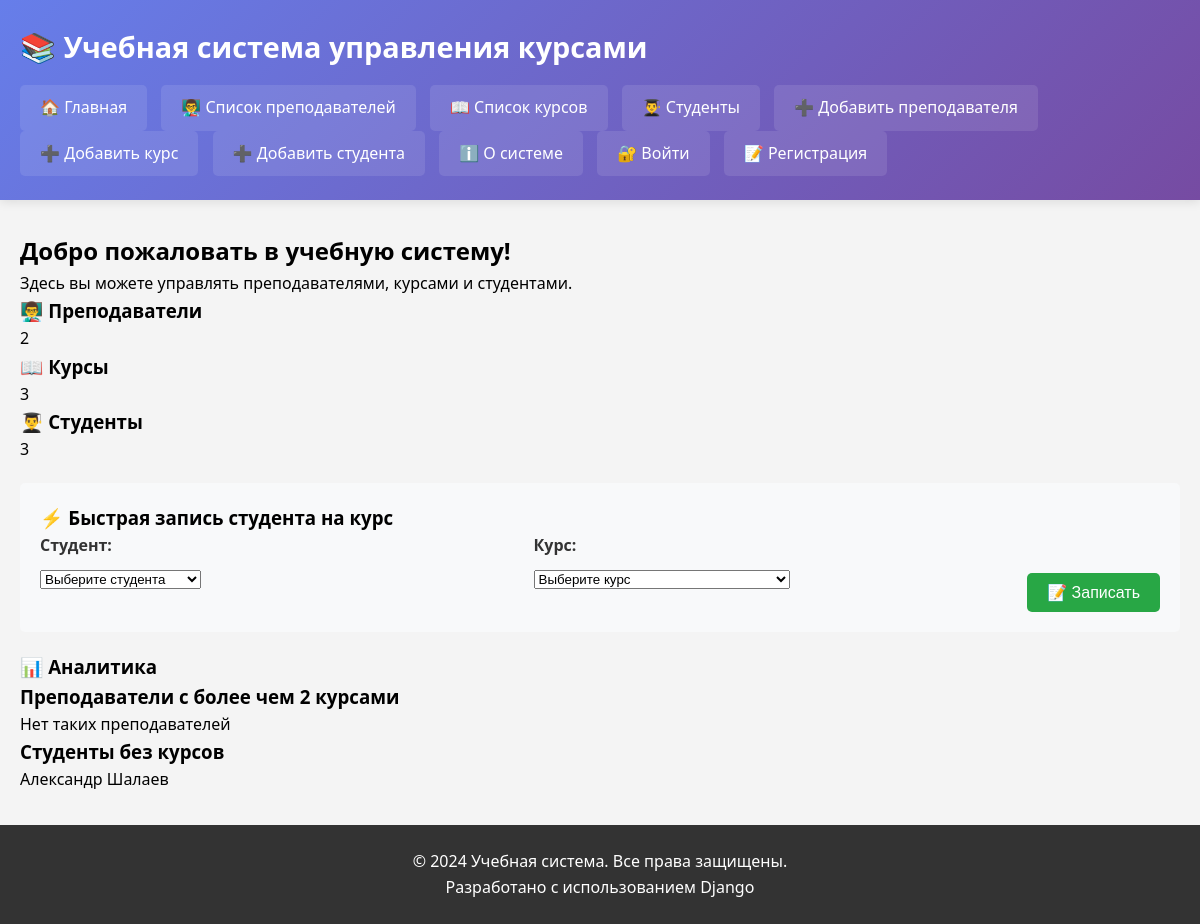
/, run on an earlier commit of the app's database.
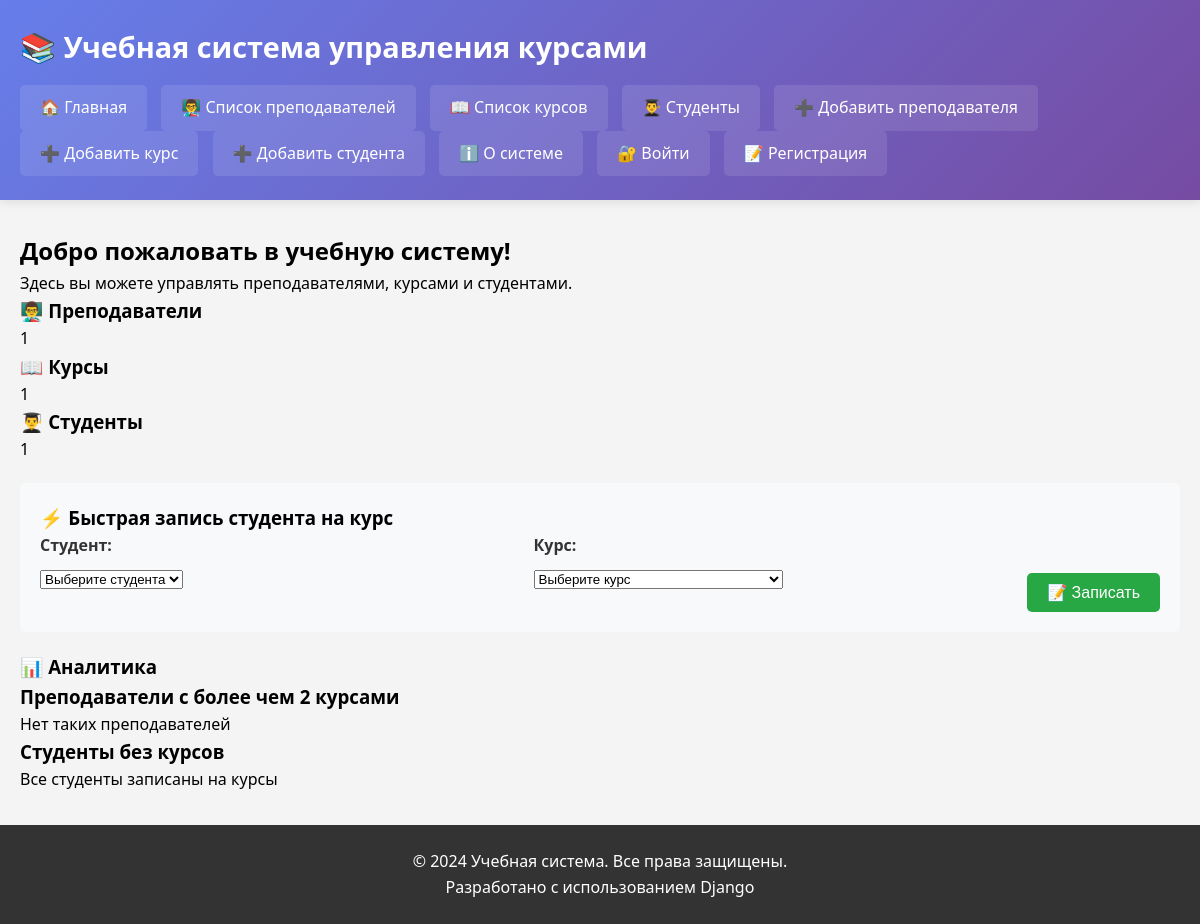
And on a later commit of the database.
### schedule/models.py (models this page shows, shortened)
class Student(models.Model):
    first_name = models.CharField(
        max_length=100,
        verbose_name="Имя"
    )
    last_name = models.CharField(
        max_length=100,
        verbose_name="Фамилия"
    )
    email = models.EmailField(
        unique=True,
        validators=[validate_email_domain],
        verbose_name="Email"
    )
    phone = models.CharField(
        max_length=20,
        blank=True,
        validators=[validate_phone_number],
        verbose_name="Телефон"
    )
    date_of_birth = models.DateField(
        blank=True,
        null=True,
        verbose_name="Дата рождения"
    )
    courses = models.ManyToManyField(
        'Course',
        related_name='students',
        blank=True,
        verbose_name="Курсы"
    )
    login = models.CharField(
        max_length=50,
        unique=True,
        validators=[validate_login],
        verbose_name="Логин"
    )
    password = models.CharField(
        max_length=128,
        validators=[validate_password],
        verbose_name="Пароль"
    )
    student_card = models.CharField(
        max_length=7,
        unique=True,
        blank=True,
        null=True,
        verbose_name="Номер студенческого"
    )
    average_grade = models.DecimalField(
        max_digits=3,
        decimal_places=2,
        default=2.00,
        validators=[MinValueValidator(2.00), MaxValueValidator(5.00)],
        verbose_name="Средний балл"
    )

### schedule/views.py (the view)
# urls.py: path('', views.index, name='index'),
def index(request):
    teachers_count = Teacher.objects.count()
    courses_count = Course.objects.count()
    students_count = Student.objects.count()
    teachers_with_more_than_2_courses = Teacher.objects.annotate(
        course_count=Count('courses')
    ).filter(course_count__gt=2)
    students_without_courses = Student.objects.filter(courses__isnull=True)
    all_students = Student.objects.all()
    all_courses = Course.objects.all()
    context = {
        'teachers_count': teachers_count,
        'courses_count': courses_count,
        'students_count': students_count,
        'teachers_with_more_than_2_courses': teachers_with_more_than_2_courses,
        'students_without_courses': students_without_courses,
        'all_students': all_students,
        'all_courses': all_courses,
    }
    return render(request, 'schedule/index.html', context)

### schedule/templates/schedule/index.html (shortened to what this page needs)
{% extends 'schedule/base.html' %}
{% block content %}
<h2>Добро пожаловать в учебную систему!</h2>
<p>Здесь вы можете управлять преподавателями, курсами и студентами.</p>
<div class="stats">
    <div class="stat-card">
        <h3>👨‍🏫 Преподаватели</h3>
        <div class="stat-number">{{ teachers_count }}</div>
    </div>
    <div class="stat-card">
        <h3>📖 Курсы</h3>
        <div class="stat-number">{{ courses_count }}</div>
    </div>
    <div class="stat-card">
        <h3>👨‍🎓 Студенты</h3>
        <div class="stat-number">{{ students_count }}</div>
    </div>
</div>
<div style="background: #f8f9fa; padding: 20px; border-radius: 5px; margin: 20px 0;">
    <h3>⚡ Быстрая запись студента на курс</h3>
    <form method="post" action="{% url 'schedule:quick_enroll' %}">
        <div style="display: grid; grid-template-columns: 1fr 1fr auto; gap: 10px; align-items: end;">
            <div class="form-group">
                <label for="student_id">Студент:</label>
                <select name="student_id" id="student_id" required>
                    <option value="">Выберите студента</option>
                </select>
            </div>
            <div class="form-group">
                <label for="course_id">Курс:</label>
                <select name="course_id" id="course_id" required>
                    <option value="">Выберите курс</option>
                </select>
            </div>
            <button type="submit" class="btn btn-success">📝 Записать</button>
        </div>
    </form>
</div>
<h3>📊 Аналитика</h3>
<div class="stats">
    <div class="stat-card">
        <h3>Преподаватели с более чем 2 курсами</h3>
        {% for teacher in teachers_with_more_than_2_courses %}
            <p>{{ teacher.first_name }} {{ teacher.last_name }} ({{ teacher.course_count }} курсов)</p>
        {% empty %}
            <p>Нет таких преподавателей</p>
        {% endfor %}
    </div>
    <div class="stat-card">
        <h3>Студенты без курсов</h3>
        {% for student in students_without_courses %}
            <p>{{ student.first_name }} {{ student.last_name }}</p>
        {% empty %}
            <p>Все студенты записаны на курсы</p>
        {% endfor %}
    </div>
</div>
{% endblock %}

What changed in the data, as far as the page shows it:
removed Student: first_name "Александр", last_name "Шалаев"
Also different on the page:
{{ teachers_count }}: "2" → "1"
{{ courses_count }}: "3" → "1"
{{ students_count }}: "3" → "1"
text now shown: "Все студенты записаны на курсы"
